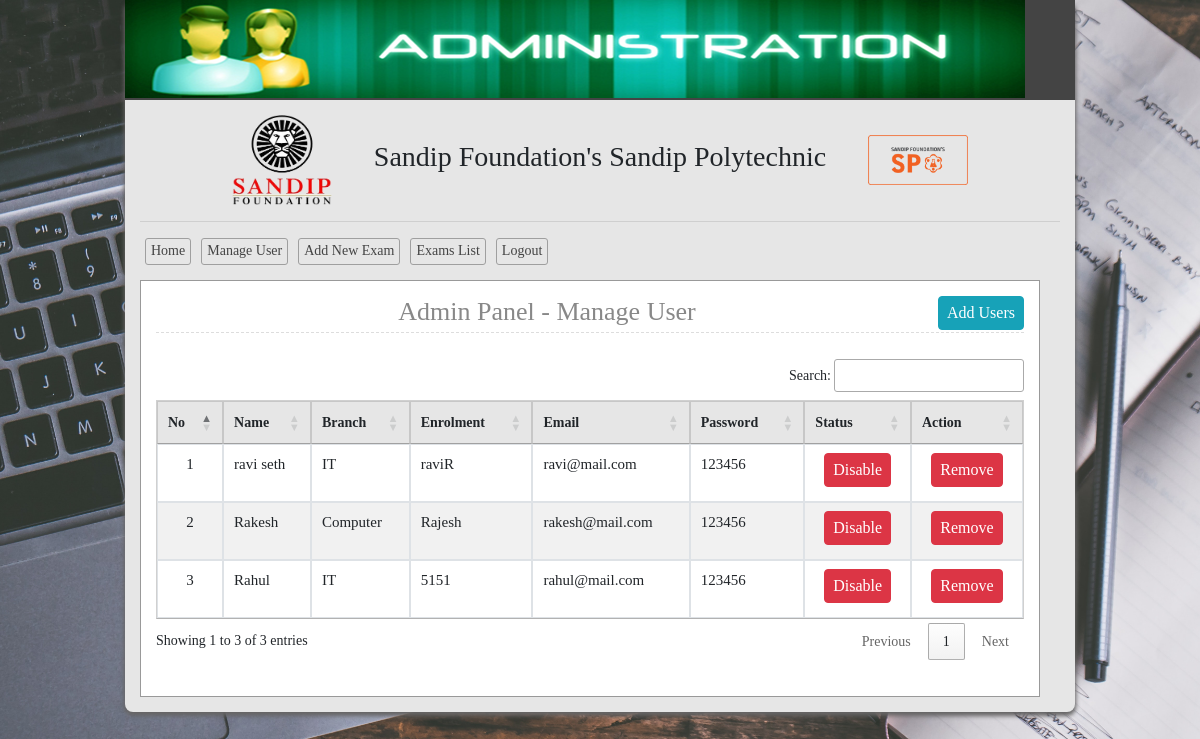
The app's page /admin/users.php (signed in) with its own data.
### tables this page shows
CREATE TABLE `tbl_user` (
  `userid` int(11) NOT NULL,
  `name` text NOT NULL,
  `branch` text NOT NULL,
  `username` text NOT NULL,
  `password` text NOT NULL,
  `email` text NOT NULL,
  `status` int(11) NOT NULL DEFAULT 0
);

### lib/Database.php (called while the page is built, shortened)
<?php
Class Database{
	public $host   = DB_HOST;
	public $user   = DB_USER;
	public $pass   = DB_PASS;
	public $dbname = DB_NAME;
	public $link;
	private function connectDB(){
		$this->link = new mysqli($this->host, $this->user, $this->pass, $this->dbname);
 	}
	public function select($query){
		$result = $this->link->query($query) or die($this->link->error.__LINE__);
		if($result->num_rows > 0){
			return $result;
		} else {
			return false;
		}
	}
}

### classes/User.php (called while the page is built, shortened)
<?php
	$filepath = realpath(dirname(__FILE__));
	include_once ($filepath.'/../lib/Database.php');
	class User{
		private $db;
		function __construct()
		{
			$this->db = new Database();
		}
		public function getAllUser(){
			$query = "SELECT * FROM tbl_user WHERE userid = userid";
			$result = $this->db->select($query);
			return $result;
		}
	}
?>

### admin/users.php (the view, shortened to what this page needs)
<?php
    $filepath = realpath(dirname(__FILE__));
	include_once ($filepath.'/inc/header.php');
	include_once ($filepath.'/../classes/User.php');
	$usr = new User();
?>
<div class="main">
	<div style="float:right;">
		<a href="import" target="_blank" class="btn btn-info">Add Users</a>
	</div>
	<h1>Admin Panel - Manage User</h1> <br>
	<div class="manageuser">
		<table class="tblone table table-bordered"  id="dataTable">
			<thead>
				<tr>
					<th>No</th>
					<th>Name</th>
					<th>Branch</th>
					<th>Enrolment</th>
					<th>Email</th>
					<th>Password</th>
					<th>Status</th>
					<th>Action</th>
				</tr>
			</thead>
			<tbody>
				<?php
					$userData = $usr->getAllUser();
					if ($userData) {
						$i = 0;
						while ($result = $userData->fetch_assoc()) {
							$i++;
						?>
						<tr>
							<td class="text-center"><?php
								if ($result['status'] == '1') {
									echo "<span class='error'>".$i."</span>";
									}else{
									echo $i;
								}
							?></td>
							<td><?php echo $result['name'] ; ?></td>
							<td><?php echo $result['branch'] ; ?></td>
							<td><?php echo $result['username'] ; ?></td>
							<td><?php echo $result['email'] ; ?></td>
							<td><?php echo $result['password'] ; ?></td>
							<td class="text-center">
								<?php
									if ($result['status'] == '0') { ?>
									<a class="btn btn-danger" style="color:#fff;" onclick="return confirm('Are You Sure to Disable')" href="?dis=<?php echo $result['userid'];?>">Disable</a>
									<?php } else{ ?>
									<a class="btn btn-info" style="color:#fff;" onclick="return confirm('Are You Sure to Enable')" href="?ena=<?php echo $result['userid'];?>">Enable</a>
								<?php }?>
							</td>
							<td  class="text-center">
								<a class="btn btn-danger" style="color:#fff;" onclick="return confirm('Are You Sure to Remove')" href="?del=<?php echo $result['userid'];?>">Remove</a>
							</td>
						</tr>
					<?php }} ?>
			</tbody>
		</table>
		<br>
	</div>
</div>
<?php include 'inc/footer.php'; ?>

### admin/css/admin.css (style rules this page uses)
* { margin:0;padding:0;outline:none }
body { font-family:verdana }
.btn { padding: 4px 8px!important; margin-bottom: 6px; }
.tblone { width:100%;border: 1px solid #d0d0d0;margin:20px 0; }
.tblone td { font-size: 15px; padding: 5px 8px; }
table.tblone th { background-color: #e6e6e6; border: 1px solid #c7c7c7; text-align: center; }
table.tblone tr:nth-child(2n+1) { background:#fff;height:30px; }
table.tblone tr:nth-child(2n) { background:#f1f1f1;height:30px; }
.tblone td a { color:#3399FF; }
.main { background: #fff none repeat scroll 0 0; border: 1px solid #999; margin-top: 10px; min-height: 368px; padding: 15px; width: 900px; }
.main h1 { border-bottom: 1px dashed #ddd; color: #888; margin: 0 0 5px; padding-bottom: 5px; font-size: 26px; text-align: center; }

### css/custom.css (style rules this page uses)
body { background-image:url("../img/back.jpg"); background-repeat:no-repeat; background-size:cover; background-position:center; }

### records on screen
tbl_user: name "ravi seth", branch "IT", username "raviR", email "ravi@mail.com", password "123456"
tbl_user: name "Rakesh", branch "Computer", username "Rajesh", email "rakesh@mail.com", password "123456"
tbl_user: name "Rahul", branch "IT", username "5151", email "rahul@mail.com", password "123456"
